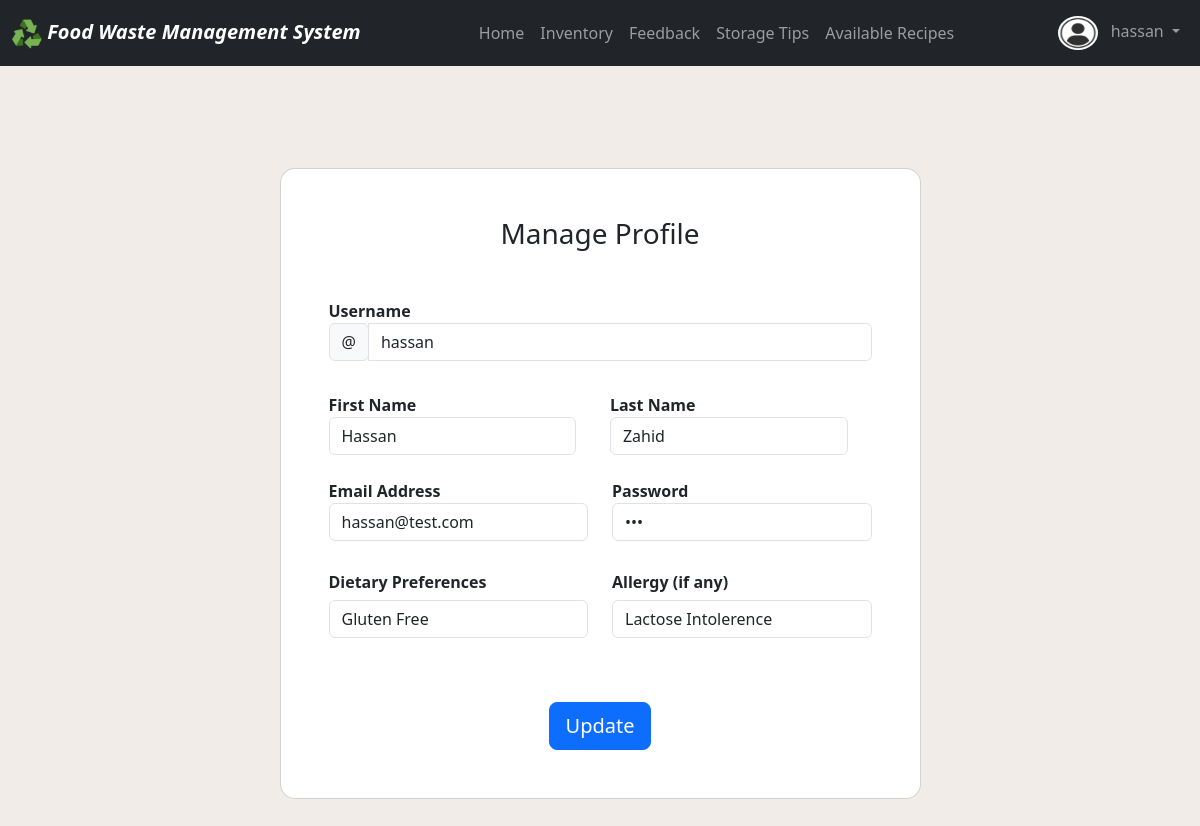
/views/user_dashboard/manage_profile.php (signed in), run on an earlier commit of the app's database.
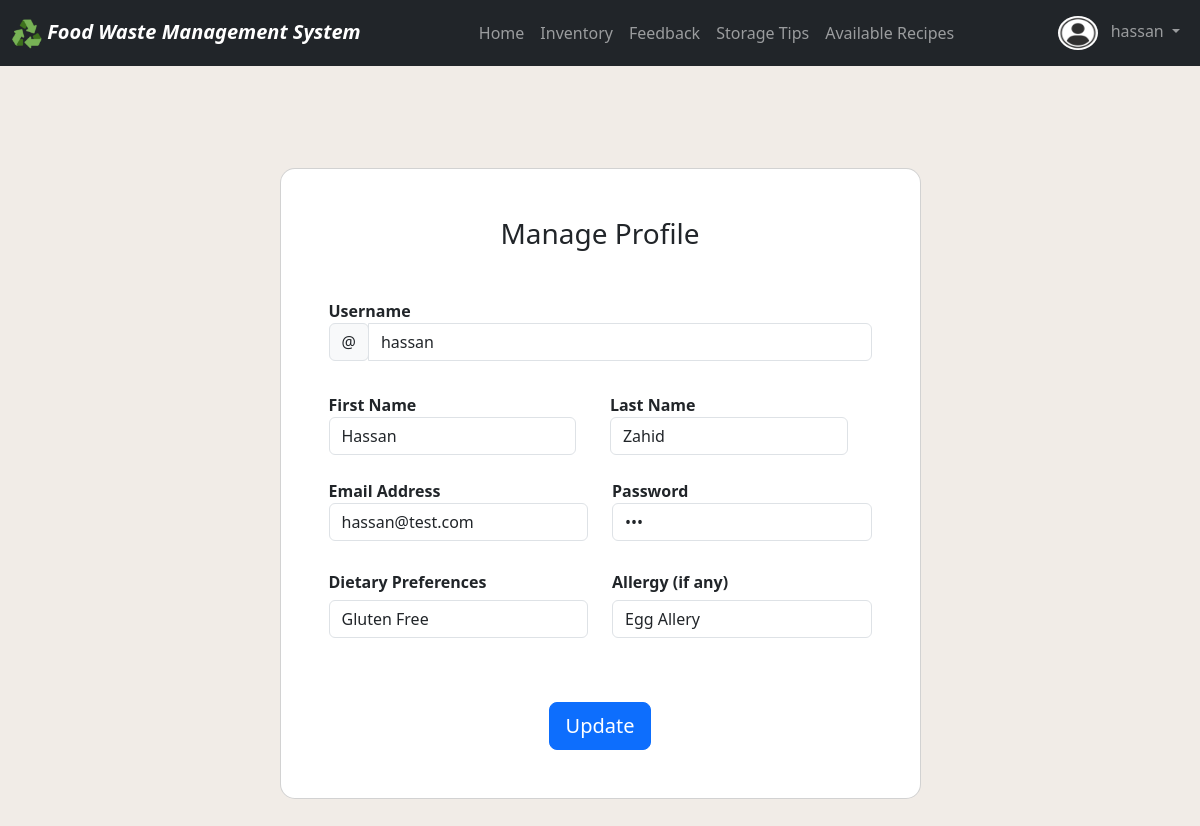
And on a later commit of the database.
### tables this page shows
CREATE TABLE `users` (
  `user_id` int(11) NOT NULL,
  `username` varchar(255) NOT NULL,
  `f_name` varchar(255) NOT NULL,
  `l_name` varchar(255) NOT NULL,
  `dob` date NOT NULL,
  `gender` varchar(255) NOT NULL,
  `email` varchar(255) NOT NULL,
  `password` varchar(255) NOT NULL,
  `dietary_preference` varchar(255) NOT NULL,
  `allergy_info` varchar(255) NOT NULL
);

### views/user_dashboard/manage_profile.php (the view, shortened to what this page needs)
<?php
include ("../../config/connection.php");
include ("../../includes/header.php");
include ("../../includes/footer.php");
include ("navbar.php");
$userID = $_SESSION['user_id'];
?>
<?php
$getUser = "SELECT * FROM users WHERE user_id = $userID";
$gotUser = mysqli_query($connect, $getUser);
if (mysqli_num_rows($gotUser) > 0) {
    while ($rows = mysqli_fetch_assoc($gotUser)) {
?>
<section class="vh-100 gradient-custom">
  <div class="container py-5 h-100">
    <div class="row justify-content-center align-items-center h-25">
      <div class="col-12 col-lg-9 col-xl-7">
        <div class="card shadow-2-strong card-registration" style="border-radius: 15px;">
          <div class="card-body p-4 p-md-5">
            <h3 class="mb-4 pb-2 pb-md-0 mb-md-5 text-center">Manage Profile</h3>
            <form action="../../backend/update_profile.php" method="post">
              <div class="row">
                <div class="col mb-4">
                  <div data-mdb-input-init class="form-outline">
                  <label for=""><strong>Username</strong></label>
                    <div class="input-group mb-2">
                      <div class="input-group-prepend">
                        <div class="input-group-text">@</div>
                      </div>
                      <input type="text" class="form-control" id="username" name="username" value="<?php echo $rows['username'] ?>">
                    </div>
                  </div>
              </div>
              <div class="row">
                <div class="col-md-6 mb-4">
                  <div data-mdb-input-init class="form-outline">
                    <label for=""><strong>First Name</strong></label>
                    <input type="text" id="f_name" name="f_name" class="form-control form-control" value="<?php echo $rows['f_name'] ?>" />
                  </div>
                </div>
                <div class="col-md-6 mb-4">
                  <div data-mdb-input-init class="form-outline" style="margin-left:4%">
                  <label for=""><strong>Last Name</strong></label>
                    <input type="text" id="l_name" name="l_name" class="form-control form-control" value="<?php echo $rows['l_name'] ?>"  />
                  </div>
                </div>
              </div>
              </div>
              <div class="row">
                <div class="col-md-6 mb-4 pb-2">
                  <div data-mdb-input-init class="form-outline">
                  <label for=""><strong>Email Address</strong></label>
                    <input type="email" id="email" name="email" class="form-control form-control" value="<?php echo $rows['email'] ?>" />
                  </div>
                </div>
                <div class="col-md-6 mb-4 pb-2">
                  <div data-mdb-input-init class="form-outline">
                  <label for=""><strong>Password</strong></label>
                    <input type="password" id="password" name="password" class="form-control form-control" value="<?php echo $rows['password'] ?>" />
                  </div>
                </div>
              </div>
              <div class="row">
                <div class="col-md-6 mb-4 pb-2">
                <h6 class=""><strong>Dietary Preferences </strong></h6>
                  <select class="select form-control" name="dietary_preference" value="" >
                    <option value="<?php echo $rows['dietary_preference'] ?>" selected>
                    <?php
                    switch ($rows['dietary_preference']) {
                      case 'gluten_free':
                        echo "Gluten Free";
                        break;
                    }
                    ?>
                    </option>
                  </select>
                </div>
                <div class="col-md-6 mb-4 pb-2">
                <h6 class=""><strong>Allergy (if any) </strong></h6>
                  <select class="select form-control" name="allergy_info" value="" >
                    <option value="<?php echo $rows['allergy_info'] ?>">
                    <?php
                    switch($rows['allergy_info']){
                      case 'egg_allergy':
                        echo "Egg Allery";
                        break;
                      case 'lactose_intolerance':
                        echo "Lactose Intolerence";
                        break;
                    }
                    ?>
                  </option>
                  </select>
                </div>
              </div>
              <div class="mt-4 pt-2 text-center">
                <input data-mdb-ripple-init class="btn btn-primary btn-lg" type="submit" name="update" value="Update"/>
              </div>
              <?php
              }
              }
              ?>
            </form>
          </div>
        </div>
      </div>
    </div>
  </div>
</section>
<?php include('../../includes/footer.php') ?>

What changed in the data, as far as the page shows it:
changed users "hassan": allergy_info "Lactose Intolerence" → "Egg Allery"
